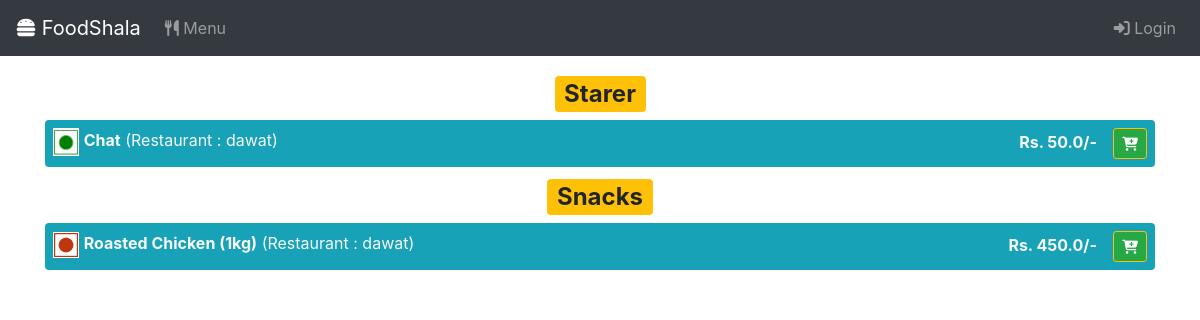
Before: /menu with the older database file.
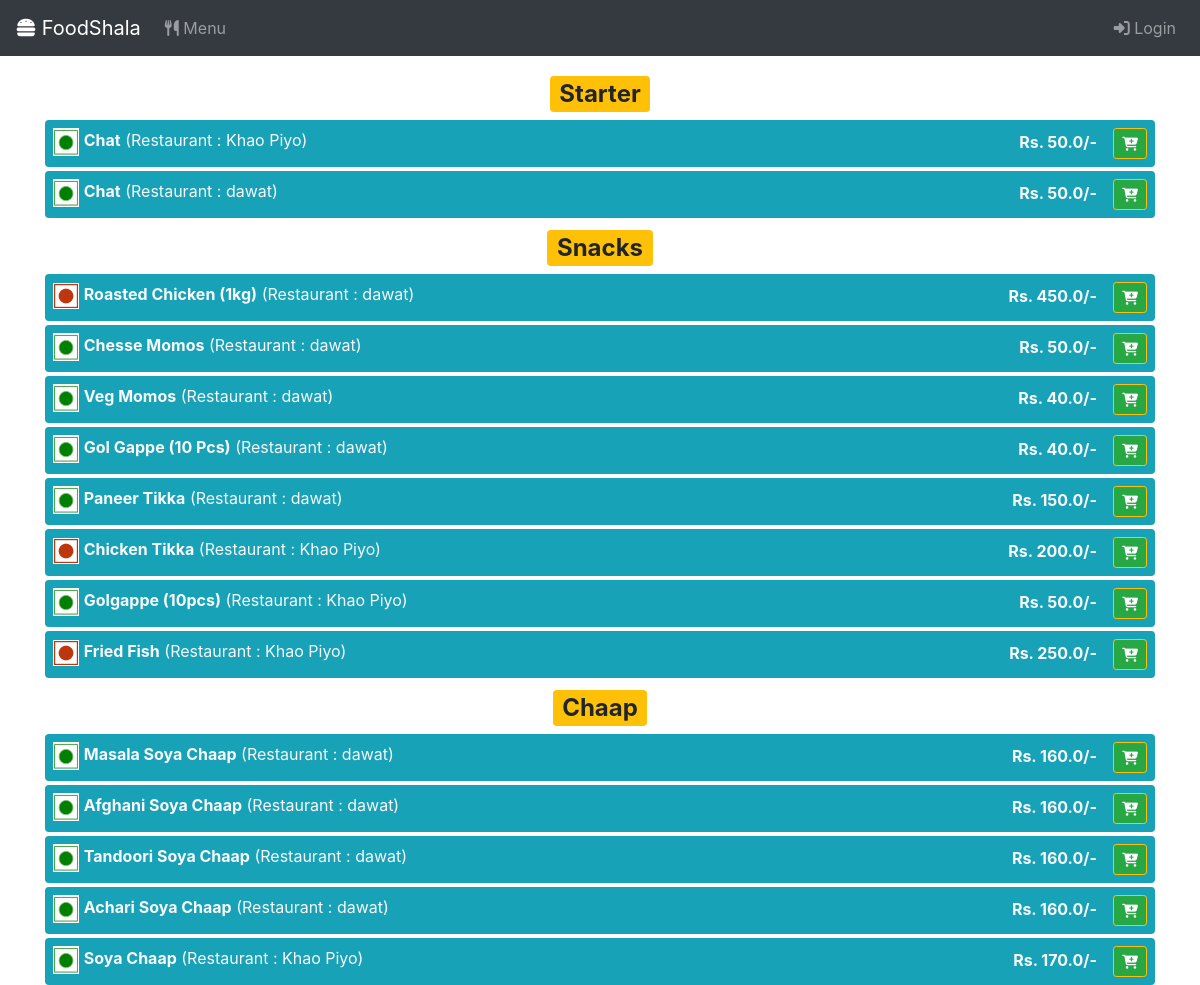
After: the same page with the newer database file.
### app.py (models this page shows)
class Items(db.Model):
	__tablename__ = 'items'
	restaurantId = db.Column(db.Integer,ForeignKey('restaurants.id'))
	restaurantName = db.Column(db.String)
	id = db.Column(db.Integer,primary_key=True)
	dishtype = db.Column(db.String)
	name = db.Column(db.String)
	price = db.Column(db.Float)
	veg = db.Column(db.Boolean)

### app.py (the view)
@app.route("/menu",methods=['GET'])
def menu():
	items = Items.query.order_by(desc(Items.dishtype)).all()
	return render_template("menu.html",items=items,user=checkSession())

### app.py (called while the page is built)
def checkSession():
	if 'email' in session:
		return True
	return False

### templates/menu.html (shortened to what this page needs)
{% include "header.html" %}
<div class="container mt-3">
	{% for x in items %}
		{% if loop.changed(x.dishtype) %}
			<h2 class=" text-center text-dark text-capitalize my-2"><span class="badge badge-warning"> {{x.dishtype}} </span></h2>
		{% endif %}
	<div class="rounded mt-1 d-flex justify-content-between p-2 bg-info text-light">
		<div>
			{% if x.veg %}
				<img style="width:2.6ch;padding: 1px;background-color: white" src="{{ url_for('static',filename='images/vegg.png') }}">
			{% endif %}
			{% if not x.veg %}
				<img style="width:2.6ch;padding: 1px;background-color: white" src="{{ url_for('static',filename='images/nonVeg.png') }}">
			{% endif %}
			<span class="text-capitalize"><b>{{ x.name }}</b></span>
			<span>(Restaurant : {{x.restaurantName}})</span>
		</div>
		<div>
			<b>Rs. {{x.price}}/- </b>&ensp;
			<button title="Add to Cart" class="btn btn-sm border-warning btn-success" onclick="addToCartHandle({{ x.id }}, {{ x.restaurantId }})"><i class="fas fa-cart-plus"></i></button>
		</div>
	</div>
	{% endfor %}
</div>

### templates/header.html (shortened to what this page needs)
<!DOCTYPE html>
<html>
<head>
<link href="{{ url_for('static',filename = 'css/bootstrap.css') }}" rel="stylesheet">
  <link rel="stylesheet" href="https://maxcdn.bootstrapcdn.com/bootstrap/4.4.1/css/bootstrap.min.css">
<nav class="navbar navbar-expand-lg navbar-dark bg-dark">
  <a class="navbar-brand" href="/"><i class="fas fa-hamburger"></i> FoodShala</a>
  <div class="collapse navbar-collapse" id="navbarSupportedContent">
    <ul class="navbar-nav mr-auto">
      <li class="nav-item">
        <a class="nav-link" href="/menu"><i class="fas fa-utensils"></i> Menu</a>
      </li>
    </ul>
    {% if not user %}
    <div class="ml-auto">
      <ul class="navbar-nav ">
      <li class="nav-item">
        <a class="nav-link" href="/customerlogin"><i class="fas fa-sign-in-alt"></i> Login</a>
      </li>
      </ul>
    {% endif %}
    </div>
  </div>
</nav>
</head>

Changed rows visible on the page:
removed Items: dishtype "Starer", veg True (drawn), name "Chat", restaurantName "dawat", price "50.0"
added Items: dishtype "Starter", veg True (drawn), name "Chat", restaurantName "Khao Piyo", price "50.0"
added Items: veg True (drawn), name "Chat", restaurantName "dawat", price "50.0"
added Items: veg True (drawn), name "Chesse Momos", restaurantName "dawat", price "50.0"
added Items: veg True (drawn), name "Veg Momos", restaurantName "dawat", price "40.0"
added Items: veg True (drawn), name "Gol Gappe (10 Pcs)", restaurantName "dawat", price "40.0"
added Items: veg True (drawn), name "Paneer Tikka", restaurantName "dawat", price "150.0"
added Items: veg False (drawn), name "Chicken Tikka", restaurantName "Khao Piyo", price "200.0"
added Items: veg True (drawn), name "Golgappe (10pcs)", restaurantName "Khao Piyo", price "50.0"
added Items: veg False (drawn), name "Fried Fish", restaurantName "Khao Piyo", price "250.0"
added Items: dishtype "Chaap", veg True (drawn), name "Masala Soya Chaap", restaurantName "dawat", price "160.0"
added Items: veg True (drawn), name "Afghani Soya Chaap", restaurantName "dawat", price "160.0"
added Items: veg True (drawn), name "Tandoori Soya Chaap", restaurantName "dawat", price "160.0"
added Items: veg True (drawn), name "Achari Soya Chaap", restaurantName "dawat", price "160.0"
added Items: veg True (drawn), name "Soya Chaap", restaurantName "Khao Piyo", price "170.0"
